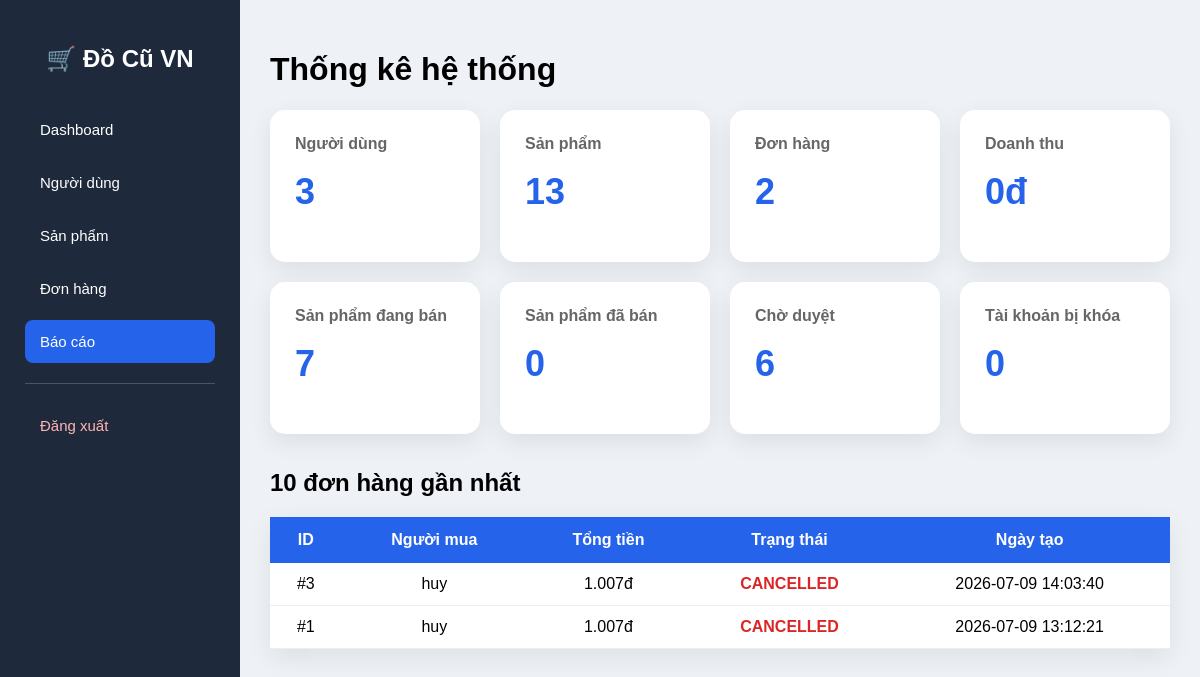
Page /admin/reports.php on the earlier database version.
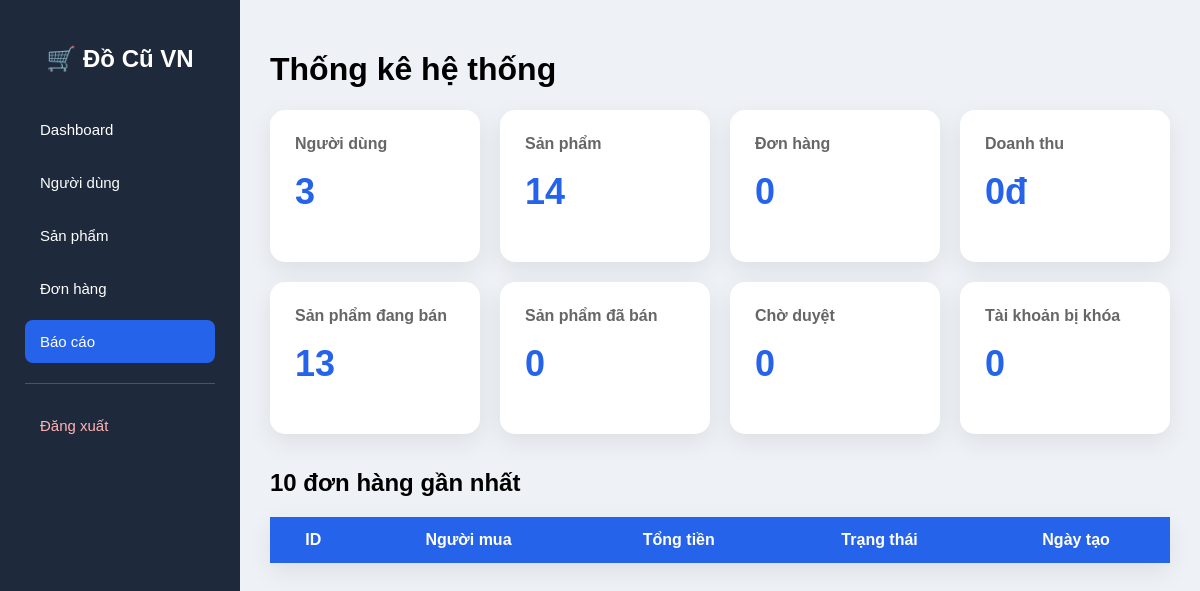
Same page on the later database version.
### tables this page shows
CREATE TABLE `orders` (
  `id` int(11) NOT NULL,
  `buyer_id` int(11) NOT NULL,
  `seller_id` int(11) NOT NULL,
  `total_amount` decimal(12,2) NOT NULL,
  `status` enum('pending','accepted','completed','cancelled','rejected') DEFAULT 'pending',
  `note` text DEFAULT NULL,
  `receiver_name` varchar(255) DEFAULT NULL,
  `receiver_phone` varchar(20) DEFAULT NULL,
  `receiver_address` text DEFAULT NULL,
  `created_at` timestamp NOT NULL DEFAULT current_timestamp(),
  `updated_at` timestamp NOT NULL DEFAULT current_timestamp() ON UPDATE current_timestamp(),
  `payment_method` varchar(30) DEFAULT 'COD',
  `payment_status` enum('pending','paid','failed') DEFAULT 'pending',
  `payment_time` datetime DEFAULT NULL,
  `transaction_id` varchar(100) DEFAULT NULL
);

CREATE TABLE `users` (
  `id` int(11) NOT NULL,
  `fullname` varchar(100) NOT NULL,
  `username` varchar(50) NOT NULL,
  `email` varchar(100) NOT NULL,
  `password` varchar(255) NOT NULL,
  `phone` varchar(20) DEFAULT NULL,
  `avatar` varchar(255) DEFAULT 'uploads/avatar/default.png',
  `address` varchar(255) DEFAULT NULL,
  `gender` enum('Nam','Nữ','Khác') DEFAULT NULL,
  `dob` date DEFAULT NULL,
  `role` enum('admin','user') NOT NULL DEFAULT 'user',
  `status` enum('active','blocked') NOT NULL DEFAULT 'active',
  `created_at` timestamp NOT NULL DEFAULT current_timestamp(),
  `updated_at` timestamp NOT NULL DEFAULT current_timestamp() ON UPDATE current_timestamp()
);

### admin/reports.php (the view, shortened to what this page needs)
<?php
require_once "../config/db.php";
$totalUsers = $conn->query("SELECT COUNT(*) total FROM users")->fetch_assoc()['total'];
$totalProducts = $conn->query("SELECT COUNT(*) total FROM products")->fetch_assoc()['total'];
$totalOrders = $conn->query("SELECT COUNT(*) total FROM orders")->fetch_assoc()['total'];
$totalRevenue = $conn->query("
SELECT IFNULL(SUM(total_amount),0) total
FROM orders
WHERE status='completed'
")->fetch_assoc()['total'];
$activeProducts = $conn->query("
SELECT COUNT(*) total
FROM products
WHERE status='active'
")->fetch_assoc()['total'];
$soldProducts = $conn->query("
SELECT COUNT(*) total
FROM products
WHERE status='sold'
")->fetch_assoc()['total'];
$pendingProducts = $conn->query("
SELECT COUNT(*) total
FROM products
WHERE status='pending'
")->fetch_assoc()['total'];
$blockedUsers = $conn->query("
SELECT COUNT(*) total
FROM users
WHERE status='blocked'
")->fetch_assoc()['total'];
$latestOrders = $conn->query("
    SELECT
    o.id,
    u.fullname,
    o.total_amount,
    o.status,
    o.created_at
    FROM orders o
    LEFT JOIN users u
    ON o.buyer_id=u.id
    ORDER BY o.created_at DESC
    LIMIT 10
");
?>
<!DOCTYPE html>
<html lang="vi">
<head>
<link rel="stylesheet" href="../assets/css/admin.css">
</head>
<body>
    <div class="wrapper">
        <?php include "sidebar.php"; ?>
    <div class="content">
        <h1>Thống kê hệ thống</h1>
    <div class="container">
    <div class="grid">
    <div class="card">
    <h4>Người dùng</h4>
    <h1><?= $totalUsers ?></h1>
    </div>
    <div class="card">
    <h4>Sản phẩm</h4>
    <h1><?= $totalProducts ?></h1>
    </div>
    <div class="card">
    <h4>Đơn hàng</h4>
    <h1><?= $totalOrders ?></h1>
    </div>
    <div class="card">
    <h4>Doanh thu</h4>
    <h1><?= number_format($totalRevenue,0,",",".") ?>đ</h1>
    </div>
    <div class="card">
    <h4>Sản phẩm đang bán</h4>
    <h1><?= $activeProducts ?></h1>
    </div>
    <div class="card">
    <h4>Sản phẩm đã bán</h4>
    <h1><?= $soldProducts ?></h1>
    </div>
    <div class="card">
    <h4>Chờ duyệt</h4>
    <h1><?= $pendingProducts ?></h1>
    </div>
    <div class="card">
    <h4>Tài khoản bị khóa</h4>
    <h1><?= $blockedUsers ?></h1>
</div>
</div>
    <h2>10 đơn hàng gần nhất</h2>
<table>
    <tr>
        <th>ID</th>
        <th>Người mua</th>
        <th>Tổng tiền</th>
        <th>Trạng thái</th>
        <th>Ngày tạo</th>
    </tr>
        <?php while($o=$latestOrders->fetch_assoc()){ ?>
    <tr>
        <td>#<?= $o["id"] ?></td>
        <td><?= htmlspecialchars($o["fullname"]) ?></td>
        <td><?= number_format($o["total_amount"],0,",",".") ?>đ</td>
        <td>
        <span class="<?= $o["status"] ?>">
        <?= strtoupper($o["status"]) ?>
        </span>
    </td>
        <td><?= $o["created_at"] ?></td>
    </tr>
<?php } ?>
    </table>
    </div>
    </div>
</div>
</body>
</html>

Differences in the rows shown:
removed orders: id "3", buyer.fullname "huy", total_amount "1.007", status "CANCELLED", created_at "2026-07-09 14:03:40"
removed orders: id "1", buyer.fullname "huy", total_amount "1.007", status "CANCELLED", created_at "2026-07-09 13:12:21"
Other differences:
$totalProducts: "13" → "14"
$totalOrders: "2" → "0"
$activeProducts: "7" → "13"
$pendingProducts: "6" → "0"
